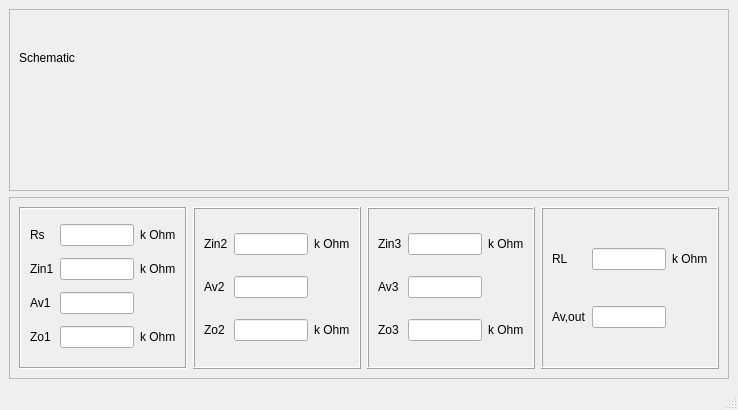
<?xml version="1.0" encoding="UTF-8"?>
<ui version="4.0">
 <class>MainWindow</class>
 <widget class="QMainWindow" name="MainWindow">
  <property name="geometry">
   <rect>
    <x>0</x>
    <y>0</y>
    <width>738</width>
    <height>410</height>
   </rect>
  </property>
  <property name="windowTitle">
   <string>Three Stage Amplifier</string>
  </property>
  <widget class="QWidget" name="centralwidget">
   <layout class="QHBoxLayout" name="horizontalLayout">
    <item>
     <layout class="QVBoxLayout" name="verticalLayout">
      <item>
       <widget class="QFrame" name="frame_2">
        <property name="frameShape">
         <enum>QFrame::StyledPanel</enum>
        </property>
        <property name="frameShadow">
         <enum>QFrame::Raised</enum>
        </property>
        <layout class="QHBoxLayout" name="horizontalLayout_2">
         <item>
          <layout class="QVBoxLayout" name="verticalLayout_2">
           <item>
            <widget class="QLabel" name="label">
             <property name="text">
              <string>Schematic</string>
             </property>
            </widget>
           </item>
           <item>
            <widget class="QLabel" name="label_2">
             <property name="text">
              <string/>
             </property>
             <property name="pixmap">
              <pixmap>Schematic.png</pixmap>
             </property>
             <property name="alignment">
              <set>Qt::AlignCenter</set>
             </property>
            </widget>
           </item>
          </layout>
         </item>
        </layout>
       </widget>
      </item>
      <item>
       <widget class="QFrame" name="frame">
        <property name="frameShape">
         <enum>QFrame::StyledPanel</enum>
        </property>
        <property name="frameShadow">
         <enum>QFrame::Raised</enum>
        </property>
        <layout class="QHBoxLayout" name="horizontalLayout_3">
         <item>
          <widget class="QFrame" name="formFrame">
           <property name="frameShape">
            <enum>QFrame::Box</enum>
           </property>
           <property name="frameShadow">
            <enum>QFrame::Sunken</enum>
           </property>
           <layout class="QGridLayout" name="gridLayout">
            <item row="0" column="1">
             <widget class="QLineEdit" name="RSEdit"/>
            </item>
            <item row="0" column="0">
             <widget class="QLabel" name="label_3">
              <property name="text">
               <string>Rs</string>
              </property>
             </widget>
            </item>
            <item row="0" column="2">
             <widget class="QLabel" name="label_7">
              <property name="text">
               <string>k Ohm</string>
              </property>
             </widget>
            </item>
            <item row="1" column="0">
             <widget class="QLabel" name="label_11">
              <property name="text">
               <string>Zin1</string>
              </property>
             </widget>
            </item>
            <item row="2" column="0">
             <widget class="QLabel" name="label_12">
              <property name="text">
               <string>Av1</string>
              </property>
             </widget>
            </item>
            <item row="3" column="0">
             <widget class="QLabel" name="label_13">
              <property name="text">
               <string>Zo1</string>
              </property>
             </widget>
            </item>
            <item row="1" column="1">
             <widget class="QLineEdit" name="Zin1Edit"/>
            </item>
            <item row="2" column="1">
             <widget class="QLineEdit" name="AV1Edit"/>
            </item>
            <item row="3" column="1">
             <widget class="QLineEdit" name="Zo1Edit"/>
            </item>
            <item row="1" column="2">
             <widget class="QLabel" name="label_14">
              <property name="text">
               <string>k Ohm</string>
              </property>
             </widget>
            </item>
            <item row="2" column="2">
             <widget class="QLabel" name="label_15">
              <property name="text">
               <string/>
              </property>
             </widget>
            </item>
            <item row="3" column="2">
             <widget class="QLabel" name="label_16">
              <property name="text">
               <string>k Ohm</string>
              </property>
             </widget>
            </item>
           </layout>
          </widget>
         </item>
         <item>
          <widget class="QFrame" name="formFrame_2">
           <property name="frameShape">
            <enum>QFrame::Box</enum>
           </property>
           <property name="frameShadow">
            <enum>QFrame::Raised</enum>
           </property>
           <layout class="QGridLayout" name="gridLayout_2">
            <item row="0" column="1">
             <widget class="QLineEdit" name="Zin2Edit"/>
            </item>
            <item row="0" column="0">
             <widget class="QLabel" name="label_4">
              <property name="text">
               <string>Zin2</string>
              </property>
             </widget>
            </item>
            <item row="0" column="2">
             <widget class="QLabel" name="label_8">
              <property name="text">
               <string>k Ohm</string>
              </property>
             </widget>
            </item>
            <item row="1" column="0">
             <widget class="QLabel" name="label_17">
              <property name="text">
               <string>Av2</string>
              </property>
             </widget>
            </item>
            <item row="2" column="0">
             <widget class="QLabel" name="label_18">
              <property name="text">
               <string>Zo2</string>
              </property>
             </widget>
            </item>
            <item row="1" column="1">
             <widget class="QLineEdit" name="Av2Edit"/>
            </item>
            <item row="2" column="1">
             <widget class="QLineEdit" name="Zo2Edit"/>
            </item>
            <item row="1" column="2">
             <widget class="QLabel" name="label_21">
              <property name="text">
               <string/>
              </property>
             </widget>
            </item>
            <item row="2" column="2">
             <widget class="QLabel" name="label_22">
              <property name="text">
               <string>k Ohm</string>
              </property>
             </widget>
            </item>
           </layout>
          </widget>
         </item>
         <item>
          <widget class="QFrame" name="formFrame_3">
           <property name="frameShape">
            <enum>QFrame::Box</enum>
           </property>
           <property name="frameShadow">
            <enum>QFrame::Raised</enum>
           </property>
           <layout class="QGridLayout" name="gridLayout_3">
            <item row="0" column="0">
             <widget class="QLabel" name="label_5">
              <property name="text">
               <string>Zin3</string>
              </property>
             </widget>
            </item>
            <item row="0" column="2">
             <widget class="QLabel" name="label_9">
              <property name="text">
               <string>k Ohm</string>
              </property>
             </widget>
            </item>
            <item row="1" column="0">
             <widget class="QLabel" name="label_19">
              <property name="text">
               <string>Av3</string>
              </property>
             </widget>
            </item>
            <item row="0" column="1">
             <widget class="QLineEdit" name="Zin3Edit"/>
            </item>
            <item row="2" column="0">
             <widget class="QLabel" name="label_20">
              <property name="text">
               <string>Zo3</string>
              </property>
             </widget>
            </item>
            <item row="1" column="1">
             <widget class="QLineEdit" name="Av3Edit"/>
            </item>
            <item row="2" column="1">
             <widget class="QLineEdit" name="Zo3Edit"/>
            </item>
            <item row="1" column="2">
             <widget class="QLabel" name="label_23">
              <property name="text">
               <string/>
              </property>
             </widget>
            </item>
            <item row="2" column="2">
             <widget class="QLabel" name="label_24">
              <property name="text">
               <string>k Ohm</string>
              </property>
             </widget>
            </item>
           </layout>
          </widget>
         </item>
         <item>
          <widget class="QFrame" name="formFrame_4">
           <property name="frameShape">
            <enum>QFrame::Box</enum>
           </property>
           <property name="frameShadow">
            <enum>QFrame::Raised</enum>
           </property>
           <layout class="QGridLayout" name="gridLayout_4">
            <item row="0" column="0">
             <widget class="QLabel" name="label_6">
              <property name="text">
               <string>RL</string>
              </property>
             </widget>
            </item>
            <item row="0" column="2">
             <widget class="QLabel" name="label_10">
              <property name="text">
               <string>k Ohm</string>
              </property>
             </widget>
            </item>
            <item row="0" column="1">
             <widget class="QLineEdit" name="RLEdit"/>
            </item>
            <item row="1" column="0">
             <widget class="QLabel" name="label_25">
              <property name="text">
               <string>Av,out</string>
              </property>
             </widget>
            </item>
            <item row="1" column="1">
             <widget class="QLineEdit" name="AvOutEdit">
              <property name="readOnly">
               <bool>true</bool>
              </property>
             </widget>
            </item>
           </layout>
          </widget>
         </item>
        </layout>
       </widget>
      </item>
     </layout>
    </item>
   </layout>
  </widget>
  <widget class="QStatusBar" name="statusbar"/>
 </widget>
 <tabstops>
  <tabstop>RSEdit</tabstop>
  <tabstop>Zin1Edit</tabstop>
  <tabstop>AV1Edit</tabstop>
  <tabstop>Zo1Edit</tabstop>
  <tabstop>Zin2Edit</tabstop>
  <tabstop>Av2Edit</tabstop>
  <tabstop>Zo2Edit</tabstop>
  <tabstop>Zin3Edit</tabstop>
  <tabstop>Av3Edit</tabstop>
  <tabstop>Zo3Edit</tabstop>
  <tabstop>RLEdit</tabstop>
  <tabstop>AvOutEdit</tabstop>
 </tabstops>
 <resources/>
 <connections>
  <connection>
   <sender>RSEdit</sender>
   <signal>textEdited(QString)</signal>
   <receiver>MainWindow</receiver>
   <slot>recalculate()</slot>
   <hints>
    <hint type="sourcelabel">
     <x>95</x>
     <y>224</y>
    </hint>
    <hint type="destinationlabel">
     <x>368</x>
     <y>204</y>
    </hint>
   </hints>
  </connection>
  <connection>
   <sender>Zin1Edit</sender>
   <signal>textEdited(QString)</signal>
   <receiver>MainWindow</receiver>
   <slot>recalculate()</slot>
   <hints>
    <hint type="sourcelabel">
     <x>95</x>
     <y>262</y>
    </hint>
    <hint type="destinationlabel">
     <x>368</x>
     <y>204</y>
    </hint>
   </hints>
  </connection>
  <connection>
   <sender>AV1Edit</sender>
   <signal>textEdited(QString)</signal>
   <receiver>MainWindow</receiver>
   <slot>recalculate()</slot>
   <hints>
    <hint type="sourcelabel">
     <x>95</x>
     <y>300</y>
    </hint>
    <hint type="destinationlabel">
     <x>368</x>
     <y>204</y>
    </hint>
   </hints>
  </connection>
  <connection>
   <sender>Zo1Edit</sender>
   <signal>textEdited(QString)</signal>
   <receiver>MainWindow</receiver>
   <slot>recalculate()</slot>
   <hints>
    <hint type="sourcelabel">
     <x>95</x>
     <y>338</y>
    </hint>
    <hint type="destinationlabel">
     <x>368</x>
     <y>204</y>
    </hint>
   </hints>
  </connection>
  <connection>
   <sender>Zin2Edit</sender>
   <signal>textEdited(QString)</signal>
   <receiver>MainWindow</receiver>
   <slot>recalculate()</slot>
   <hints>
    <hint type="sourcelabel">
     <x>267</x>
     <y>233</y>
    </hint>
    <hint type="destinationlabel">
     <x>368</x>
     <y>204</y>
    </hint>
   </hints>
  </connection>
  <connection>
   <sender>Av2Edit</sender>
   <signal>textEdited(QString)</signal>
   <receiver>MainWindow</receiver>
   <slot>recalculate()</slot>
   <hints>
    <hint type="sourcelabel">
     <x>267</x>
     <y>280</y>
    </hint>
    <hint type="destinationlabel">
     <x>368</x>
     <y>204</y>
    </hint>
   </hints>
  </connection>
  <connection>
   <sender>Zo2Edit</sender>
   <signal>textEdited(QString)</signal>
   <receiver>MainWindow</receiver>
   <slot>recalculate()</slot>
   <hints>
    <hint type="sourcelabel">
     <x>267</x>
     <y>327</y>
    </hint>
    <hint type="destinationlabel">
     <x>368</x>
     <y>204</y>
    </hint>
   </hints>
  </connection>
  <connection>
   <sender>Zin3Edit</sender>
   <signal>textEdited(QString)</signal>
   <receiver>MainWindow</receiver>
   <slot>recalculate()</slot>
   <hints>
    <hint type="sourcelabel">
     <x>440</x>
     <y>233</y>
    </hint>
    <hint type="destinationlabel">
     <x>368</x>
     <y>204</y>
    </hint>
   </hints>
  </connection>
  <connection>
   <sender>Av3Edit</sender>
   <signal>textEdited(QString)</signal>
   <receiver>MainWindow</receiver>
   <slot>recalculate()</slot>
   <hints>
    <hint type="sourcelabel">
     <x>440</x>
     <y>280</y>
    </hint>
    <hint type="destinationlabel">
     <x>368</x>
     <y>204</y>
    </hint>
   </hints>
  </connection>
  <connection>
   <sender>Zo3Edit</sender>
   <signal>textEdited(QString)</signal>
   <receiver>MainWindow</receiver>
   <slot>recalculate()</slot>
   <hints>
    <hint type="sourcelabel">
     <x>440</x>
     <y>327</y>
    </hint>
    <hint type="destinationlabel">
     <x>368</x>
     <y>204</y>
    </hint>
   </hints>
  </connection>
  <connection>
   <sender>RLEdit</sender>
   <signal>textEdited(QString)</signal>
   <receiver>MainWindow</receiver>
   <slot>recalculate()</slot>
   <hints>
    <hint type="sourcelabel">
     <x>627</x>
     <y>249</y>
    </hint>
    <hint type="destinationlabel">
     <x>368</x>
     <y>204</y>
    </hint>
   </hints>
  </connection>
 </connections>
 <slots>
  <slot>recalculate()</slot>
 </slots>
</ui>
